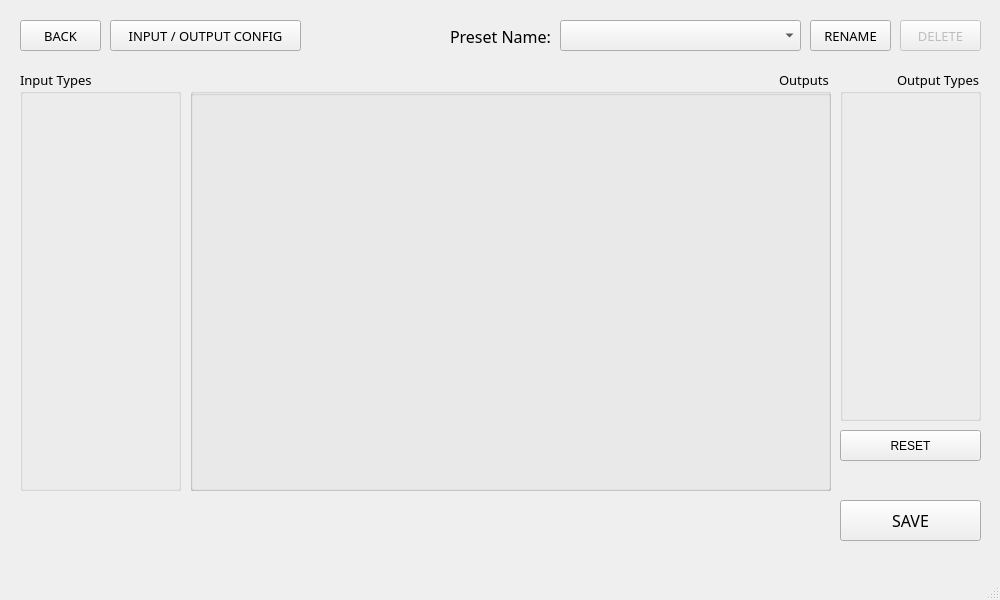
<?xml version="1.0" encoding="UTF-8"?>
<ui version="4.0">
 <class>PresetMaker</class>
 <widget class="QMainWindow" name="PresetMaker">
  <property name="geometry">
   <rect>
    <x>0</x>
    <y>0</y>
    <width>1000</width>
    <height>600</height>
   </rect>
  </property>
  <property name="minimumSize">
   <size>
    <width>1000</width>
    <height>600</height>
   </size>
  </property>
  <property name="font">
   <font>
    <italic>false</italic>
    <underline>false</underline>
    <strikeout>false</strikeout>
    <kerning>true</kerning>
   </font>
  </property>
  <property name="windowTitle">
   <string>PresetMaker</string>
  </property>
  <widget class="QWidget" name="centralwidget">
   <property name="minimumSize">
    <size>
     <width>0</width>
     <height>0</height>
    </size>
   </property>
   <widget class="QGroupBox" name="InputTypesBox">
    <property name="geometry">
     <rect>
      <x>20</x>
      <y>70</y>
      <width>161</width>
      <height>421</height>
     </rect>
    </property>
    <property name="font">
     <font>
      <family>Montserrat Light</family>
      <pointsize>10</pointsize>
     </font>
    </property>
    <property name="autoFillBackground">
     <bool>false</bool>
    </property>
    <property name="title">
     <string>Input Types</string>
    </property>
    <widget class="QWidget" name="verticalLayoutWidget">
     <property name="geometry">
      <rect>
       <x>0</x>
       <y>19</y>
       <width>160</width>
       <height>401</height>
      </rect>
     </property>
     <layout class="QVBoxLayout" name="InputTypesBoxLayout"/>
    </widget>
   </widget>
   <widget class="QGroupBox" name="OutputTypesBox">
    <property name="geometry">
     <rect>
      <x>840</x>
      <y>70</y>
      <width>141</width>
      <height>351</height>
     </rect>
    </property>
    <property name="font">
     <font>
      <family>Montserrat Light</family>
      <pointsize>10</pointsize>
      <kerning>true</kerning>
     </font>
    </property>
    <property name="layoutDirection">
     <enum>Qt::RightToLeft</enum>
    </property>
    <property name="title">
     <string>Output Types</string>
    </property>
    <widget class="QWidget" name="verticalLayoutWidget_2">
     <property name="geometry">
      <rect>
       <x>0</x>
       <y>20</y>
       <width>141</width>
       <height>331</height>
      </rect>
     </property>
     <layout class="QVBoxLayout" name="OutputTypesBoxLayout"/>
    </widget>
   </widget>
   <widget class="QLabel" name="label_4">
    <property name="geometry">
     <rect>
      <x>450</x>
      <y>20</y>
      <width>111</width>
      <height>32</height>
     </rect>
    </property>
    <property name="font">
     <font>
      <family>Montserrat Light</family>
      <pointsize>12</pointsize>
     </font>
    </property>
    <property name="text">
     <string>Preset Name:</string>
    </property>
   </widget>
   <widget class="QPushButton" name="SavePresetButton">
    <property name="geometry">
     <rect>
      <x>840</x>
      <y>500</y>
      <width>141</width>
      <height>41</height>
     </rect>
    </property>
    <property name="font">
     <font>
      <family>Montserrat Medium</family>
      <pointsize>12</pointsize>
      <weight>50</weight>
      <bold>false</bold>
     </font>
    </property>
    <property name="text">
     <string>SAVE</string>
    </property>
   </widget>
   <widget class="QComboBox" name="NameBox">
    <property name="geometry">
     <rect>
      <x>560</x>
      <y>20</y>
      <width>241</width>
      <height>31</height>
     </rect>
    </property>
    <property name="font">
     <font>
      <family>Montserrat Medium</family>
      <pointsize>10</pointsize>
     </font>
    </property>
    <property name="editable">
     <bool>false</bool>
    </property>
   </widget>
   <widget class="QGroupBox" name="groupBox_4">
    <property name="geometry">
     <rect>
      <x>190</x>
      <y>70</y>
      <width>641</width>
      <height>421</height>
     </rect>
    </property>
    <property name="font">
     <font>
      <family>Montserrat Light</family>
      <pointsize>10</pointsize>
      <kerning>true</kerning>
     </font>
    </property>
    <property name="layoutDirection">
     <enum>Qt::RightToLeft</enum>
    </property>
    <property name="title">
     <string>Outputs</string>
    </property>
    <widget class="QGroupBox" name="OutputNamesBox">
     <property name="geometry">
      <rect>
       <x>0</x>
       <y>20</y>
       <width>641</width>
       <height>401</height>
      </rect>
     </property>
     <property name="autoFillBackground">
      <bool>false</bool>
     </property>
     <property name="title">
      <string/>
     </property>
     <property name="flat">
      <bool>false</bool>
     </property>
     <property name="checkable">
      <bool>false</bool>
     </property>
     <widget class="QWidget" name="verticalLayoutWidget_3">
      <property name="geometry">
       <rect>
        <x>0</x>
        <y>-1</y>
        <width>641</width>
        <height>401</height>
       </rect>
      </property>
      <layout class="QVBoxLayout" name="OutputNamesBoxLayout"/>
     </widget>
    </widget>
   </widget>
   <widget class="QPushButton" name="ResetButton">
    <property name="geometry">
     <rect>
      <x>840</x>
      <y>430</y>
      <width>141</width>
      <height>31</height>
     </rect>
    </property>
    <property name="text">
     <string>RESET</string>
    </property>
   </widget>
   <widget class="QPushButton" name="BackButton">
    <property name="geometry">
     <rect>
      <x>20</x>
      <y>20</y>
      <width>81</width>
      <height>31</height>
     </rect>
    </property>
    <property name="font">
     <font>
      <family>Montserrat Light</family>
      <pointsize>10</pointsize>
      <weight>50</weight>
      <bold>false</bold>
     </font>
    </property>
    <property name="text">
     <string>BACK</string>
    </property>
   </widget>
   <widget class="QPushButton" name="RenameButton">
    <property name="geometry">
     <rect>
      <x>810</x>
      <y>20</y>
      <width>81</width>
      <height>31</height>
     </rect>
    </property>
    <property name="font">
     <font>
      <family>Montserrat Light</family>
      <pointsize>10</pointsize>
      <weight>50</weight>
      <bold>false</bold>
     </font>
    </property>
    <property name="text">
     <string>RENAME</string>
    </property>
   </widget>
   <widget class="QPushButton" name="DeleteButton">
    <property name="enabled">
     <bool>false</bool>
    </property>
    <property name="geometry">
     <rect>
      <x>900</x>
      <y>20</y>
      <width>81</width>
      <height>31</height>
     </rect>
    </property>
    <property name="font">
     <font>
      <family>Montserrat Light</family>
      <pointsize>10</pointsize>
      <weight>50</weight>
      <bold>false</bold>
     </font>
    </property>
    <property name="text">
     <string>DELETE</string>
    </property>
   </widget>
   <widget class="QLabel" name="Notification">
    <property name="geometry">
     <rect>
      <x>20</x>
      <y>500</y>
      <width>811</width>
      <height>41</height>
     </rect>
    </property>
    <property name="font">
     <font>
      <family>Montserrat Light</family>
      <pointsize>12</pointsize>
     </font>
    </property>
    <property name="text">
     <string/>
    </property>
   </widget>
   <widget class="QPushButton" name="OpenConfigButton">
    <property name="geometry">
     <rect>
      <x>110</x>
      <y>20</y>
      <width>191</width>
      <height>31</height>
     </rect>
    </property>
    <property name="font">
     <font>
      <family>Montserrat Light</family>
      <pointsize>10</pointsize>
     </font>
    </property>
    <property name="text">
     <string>INPUT / OUTPUT CONFIG</string>
    </property>
   </widget>
  </widget>
  <widget class="QMenuBar" name="menubar">
   <property name="geometry">
    <rect>
     <x>0</x>
     <y>0</y>
     <width>1000</width>
     <height>18</height>
    </rect>
   </property>
  </widget>
  <widget class="QStatusBar" name="statusbar"/>
 </widget>
 <resources/>
 <connections/>
</ui>
